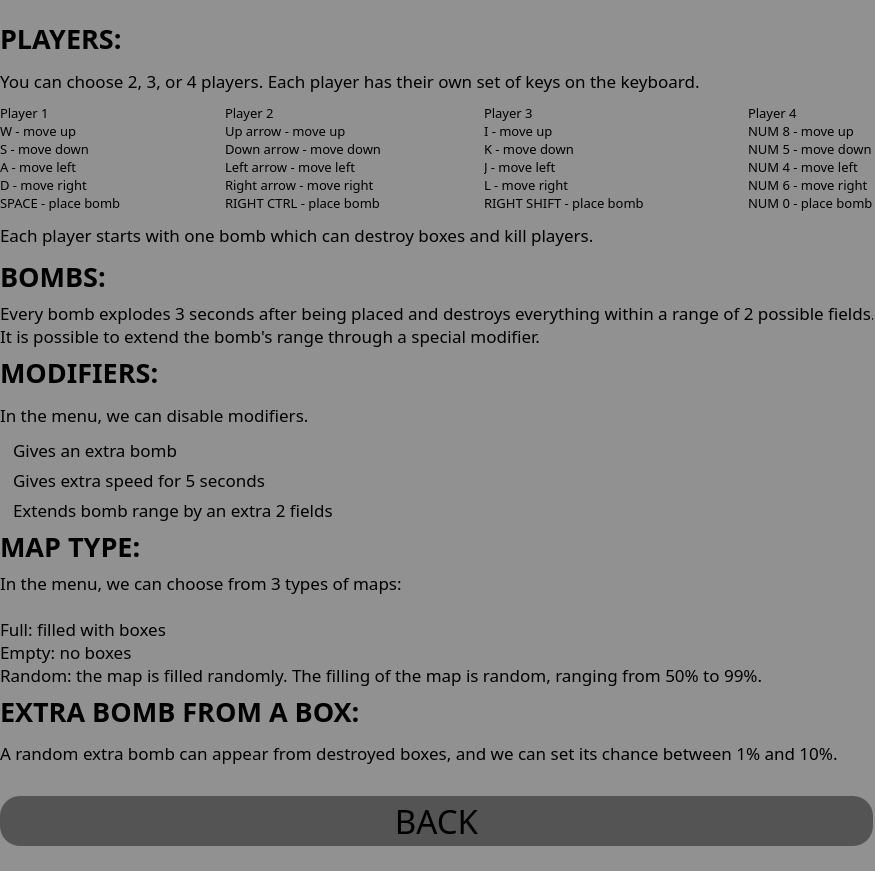
<?xml version="1.0" encoding="UTF-8"?>
<ui version="4.0">
 <class>MainWindow</class>
 <widget class="QMainWindow" name="MainWindow">
  <property name="geometry">
   <rect>
    <x>0</x>
    <y>0</y>
    <width>875</width>
    <height>871</height>
   </rect>
  </property>
  <property name="font">
   <font>
    <family>Impact</family>
   </font>
  </property>
  <property name="windowTitle">
   <string>Bomberman</string>
  </property>
  <property name="styleSheet">
   <string notr="true">background-color: #919191;</string>
  </property>
  <widget class="QWidget" name="centralwidget">
   <widget class="QWidget" name="layoutWidget">
    <property name="geometry">
     <rect>
      <x>0</x>
      <y>-20</y>
      <width>873</width>
      <height>886</height>
     </rect>
    </property>
    <layout class="QHBoxLayout" name="horizontalLayout_4">
     <item>
      <spacer name="horizontalSpacer_6">
       <property name="orientation">
        <enum>Qt::Horizontal</enum>
       </property>
       <property name="sizeHint" stdset="0">
        <size>
         <width>40</width>
         <height>20</height>
        </size>
       </property>
      </spacer>
     </item>
     <item>
      <layout class="QVBoxLayout" name="verticalLayout_2">
       <item>
        <spacer name="verticalSpacer">
         <property name="orientation">
          <enum>Qt::Vertical</enum>
         </property>
         <property name="sizeType">
          <enum>QSizePolicy::Fixed</enum>
         </property>
         <property name="sizeHint" stdset="0">
          <size>
           <width>20</width>
           <height>40</height>
          </size>
         </property>
        </spacer>
       </item>
       <item>
        <layout class="QVBoxLayout" name="verticalLayout">
         <item>
          <layout class="QHBoxLayout" name="horizontalLayout">
           <item>
            <widget class="QLabel" name="label">
             <property name="font">
              <font>
               <family>Impact</family>
               <pointsize>20</pointsize>
               <weight>75</weight>
               <bold>true</bold>
              </font>
             </property>
             <property name="text">
              <string>PLAYERS:</string>
             </property>
            </widget>
           </item>
           <item>
            <widget class="QLabel" name="label_2">
             <property name="text">
              <string/>
             </property>
             <property name="pixmap">
              <pixmap>../images/animations/yellow/walk-front1-yellow.png</pixmap>
             </property>
             <property name="alignment">
              <set>Qt::AlignCenter</set>
             </property>
            </widget>
           </item>
           <item>
            <widget class="QLabel" name="label_3">
             <property name="text">
              <string/>
             </property>
             <property name="pixmap">
              <pixmap>../images/animations/red/walk-front1-red.png</pixmap>
             </property>
             <property name="alignment">
              <set>Qt::AlignCenter</set>
             </property>
            </widget>
           </item>
           <item>
            <widget class="QLabel" name="label_4">
             <property name="text">
              <string/>
             </property>
             <property name="pixmap">
              <pixmap>../images/animations/blue/walk-front1-blue.png</pixmap>
             </property>
             <property name="alignment">
              <set>Qt::AlignCenter</set>
             </property>
            </widget>
           </item>
           <item>
            <widget class="QLabel" name="label_5">
             <property name="text">
              <string/>
             </property>
             <property name="pixmap">
              <pixmap>../images/animations/green/green-idle-front.png</pixmap>
             </property>
             <property name="alignment">
              <set>Qt::AlignCenter</set>
             </property>
            </widget>
           </item>
          </layout>
         </item>
         <item>
          <widget class="QLabel" name="label_6">
           <property name="font">
            <font>
             <family>Impact</family>
             <pointsize>13</pointsize>
            </font>
           </property>
           <property name="text">
            <string>You can choose 2, 3, or 4 players. Each player has their own set of keys on the keyboard.</string>
           </property>
          </widget>
         </item>
         <item>
          <layout class="QHBoxLayout" name="horizontalLayout_2">
           <item>
            <widget class="QLabel" name="label_7">
             <property name="font">
              <font>
               <family>Impact</family>
               <pointsize>10</pointsize>
              </font>
             </property>
             <property name="text">
              <string>Player 1
W - move up
S - move down
A - move left
D - move right
SPACE - place bomb</string>
             </property>
            </widget>
           </item>
           <item>
            <spacer name="horizontalSpacer">
             <property name="orientation">
              <enum>Qt::Horizontal</enum>
             </property>
             <property name="sizeHint" stdset="0">
              <size>
               <width>40</width>
               <height>20</height>
              </size>
             </property>
            </spacer>
           </item>
           <item>
            <widget class="QLabel" name="label_8">
             <property name="font">
              <font>
               <family>Impact</family>
               <pointsize>10</pointsize>
              </font>
             </property>
             <property name="text">
              <string>Player 2
Up arrow - move up
Down arrow - move down
Left arrow - move left
Right arrow - move right
RIGHT CTRL - place bomb</string>
             </property>
            </widget>
           </item>
           <item>
            <spacer name="horizontalSpacer_2">
             <property name="orientation">
              <enum>Qt::Horizontal</enum>
             </property>
             <property name="sizeHint" stdset="0">
              <size>
               <width>40</width>
               <height>20</height>
              </size>
             </property>
            </spacer>
           </item>
           <item>
            <widget class="QLabel" name="label_9">
             <property name="font">
              <font>
               <family>Impact</family>
               <pointsize>10</pointsize>
              </font>
             </property>
             <property name="text">
              <string>Player 3
I - move up
K - move down
J - move left
L - move right
RIGHT SHIFT - place bomb</string>
             </property>
            </widget>
           </item>
           <item>
            <spacer name="horizontalSpacer_3">
             <property name="orientation">
              <enum>Qt::Horizontal</enum>
             </property>
             <property name="sizeHint" stdset="0">
              <size>
               <width>40</width>
               <height>20</height>
              </size>
             </property>
            </spacer>
           </item>
           <item>
            <widget class="QLabel" name="label_10">
             <property name="font">
              <font>
               <family>Impact</family>
               <pointsize>10</pointsize>
              </font>
             </property>
             <property name="text">
              <string>Player 4
NUM 8 - move up
NUM 5 - move down
NUM 4 - move left
NUM 6 - move right
NUM 0 - place bomb</string>
             </property>
            </widget>
           </item>
          </layout>
         </item>
         <item>
          <widget class="QLabel" name="label_11">
           <property name="font">
            <font>
             <family>Impact</family>
             <pointsize>13</pointsize>
            </font>
           </property>
           <property name="text">
            <string>Each player starts with one bomb which can destroy boxes and kill players.</string>
           </property>
          </widget>
         </item>
         <item>
          <layout class="QHBoxLayout" name="horizontalLayout_3">
           <item>
            <widget class="QLabel" name="label_12">
             <property name="font">
              <font>
               <family>Impact</family>
               <pointsize>20</pointsize>
               <weight>75</weight>
               <bold>true</bold>
              </font>
             </property>
             <property name="text">
              <string>BOMBS:</string>
             </property>
            </widget>
           </item>
           <item>
            <widget class="QLabel" name="label_13">
             <property name="text">
              <string/>
             </property>
             <property name="pixmap">
              <pixmap>../images/gui/bomb.png</pixmap>
             </property>
             <property name="alignment">
              <set>Qt::AlignCenter</set>
             </property>
            </widget>
           </item>
           <item>
            <spacer name="horizontalSpacer_4">
             <property name="orientation">
              <enum>Qt::Horizontal</enum>
             </property>
             <property name="sizeHint" stdset="0">
              <size>
               <width>40</width>
               <height>20</height>
              </size>
             </property>
            </spacer>
           </item>
          </layout>
         </item>
         <item>
          <widget class="QLabel" name="label_14">
           <property name="font">
            <font>
             <family>Impact</family>
             <pointsize>13</pointsize>
            </font>
           </property>
           <property name="text">
            <string>Every bomb explodes 3 seconds after being placed and destroys everything within a range of 2 possible fields.
It is possible to extend the bomb's range through a special modifier.</string>
           </property>
          </widget>
         </item>
         <item>
          <widget class="QLabel" name="label_15">
           <property name="font">
            <font>
             <family>Impact</family>
             <pointsize>20</pointsize>
             <weight>75</weight>
             <bold>true</bold>
            </font>
           </property>
           <property name="text">
            <string>MODIFIERS:</string>
           </property>
          </widget>
         </item>
         <item>
          <widget class="QLabel" name="label_19">
           <property name="font">
            <font>
             <family>Impact</family>
             <pointsize>13</pointsize>
            </font>
           </property>
           <property name="text">
            <string>In the menu, we can disable modifiers.</string>
           </property>
          </widget>
         </item>
         <item>
          <layout class="QGridLayout" name="gridLayout">
           <item row="1" column="0">
            <widget class="QLabel" name="label_17">
             <property name="text">
              <string/>
             </property>
             <property name="pixmap">
              <pixmap>../images/gui/speed.png</pixmap>
             </property>
             <property name="alignment">
              <set>Qt::AlignCenter</set>
             </property>
            </widget>
           </item>
           <item row="2" column="1">
            <widget class="QLabel" name="label_22">
             <property name="font">
              <font>
               <family>Impact</family>
               <pointsize>13</pointsize>
              </font>
             </property>
             <property name="text">
              <string>Extends bomb range by an extra 2 fields</string>
             </property>
            </widget>
           </item>
           <item row="1" column="1">
            <widget class="QLabel" name="label_21">
             <property name="font">
              <font>
               <family>Impact</family>
               <pointsize>13</pointsize>
              </font>
             </property>
             <property name="text">
              <string>Gives extra speed for 5 seconds</string>
             </property>
            </widget>
           </item>
           <item row="0" column="0">
            <widget class="QLabel" name="label_16">
             <property name="text">
              <string/>
             </property>
             <property name="pixmap">
              <pixmap>../images/gui/bomb_2.png</pixmap>
             </property>
             <property name="alignment">
              <set>Qt::AlignCenter</set>
             </property>
            </widget>
           </item>
           <item row="2" column="0">
            <widget class="QLabel" name="label_18">
             <property name="text">
              <string/>
             </property>
             <property name="pixmap">
              <pixmap>../images/gui/fire.png</pixmap>
             </property>
             <property name="alignment">
              <set>Qt::AlignCenter</set>
             </property>
            </widget>
           </item>
           <item row="0" column="1">
            <widget class="QLabel" name="label_20">
             <property name="font">
              <font>
               <family>Impact</family>
               <pointsize>13</pointsize>
              </font>
             </property>
             <property name="text">
              <string>Gives an extra bomb</string>
             </property>
            </widget>
           </item>
           <item row="0" column="2">
            <spacer name="horizontalSpacer_5">
             <property name="orientation">
              <enum>Qt::Horizontal</enum>
             </property>
             <property name="sizeHint" stdset="0">
              <size>
               <width>40</width>
               <height>20</height>
              </size>
             </property>
            </spacer>
           </item>
          </layout>
         </item>
         <item>
          <widget class="QLabel" name="label_23">
           <property name="font">
            <font>
             <family>Impact</family>
             <pointsize>20</pointsize>
             <weight>75</weight>
             <bold>true</bold>
            </font>
           </property>
           <property name="text">
            <string>MAP TYPE:</string>
           </property>
          </widget>
         </item>
         <item>
          <widget class="QLabel" name="label_24">
           <property name="font">
            <font>
             <family>Impact</family>
             <pointsize>13</pointsize>
            </font>
           </property>
           <property name="text">
            <string>In the menu, we can choose from 3 types of maps:

Full: filled with boxes
Empty: no boxes
Random: the map is filled randomly. The filling of the map is random, ranging from 50% to 99%.</string>
           </property>
          </widget>
         </item>
         <item>
          <widget class="QLabel" name="label_25">
           <property name="font">
            <font>
             <family>Impact</family>
             <pointsize>20</pointsize>
             <weight>75</weight>
             <bold>true</bold>
            </font>
           </property>
           <property name="text">
            <string>EXTRA BOMB FROM A BOX:</string>
           </property>
          </widget>
         </item>
         <item>
          <widget class="QLabel" name="label_26">
           <property name="font">
            <font>
             <family>Impact</family>
             <pointsize>13</pointsize>
            </font>
           </property>
           <property name="text">
            <string>A random extra bomb can appear from destroyed boxes, and we can set its chance between 1% and 10%.</string>
           </property>
          </widget>
         </item>
        </layout>
       </item>
       <item>
        <spacer name="verticalSpacer_2">
         <property name="orientation">
          <enum>Qt::Vertical</enum>
         </property>
         <property name="sizeType">
          <enum>QSizePolicy::Fixed</enum>
         </property>
         <property name="sizeHint" stdset="0">
          <size>
           <width>20</width>
           <height>20</height>
          </size>
         </property>
        </spacer>
       </item>
       <item>
        <widget class="QPushButton" name="back_pushbutton">
         <property name="font">
          <font>
           <family>Impact</family>
           <pointsize>25</pointsize>
          </font>
         </property>
         <property name="styleSheet">
          <string notr="true">QPushButton {
    border-radius: 20px;
    background-color: #545454;
    padding: 2px;
}

QPushButton:hover {
    background-color: #6c6c6c; 
}

QPushButton:pressed {
    background-color: #3c3c3c;
}</string>
         </property>
         <property name="text">
          <string>BACK</string>
         </property>
        </widget>
       </item>
       <item>
        <spacer name="verticalSpacer_3">
         <property name="orientation">
          <enum>Qt::Vertical</enum>
         </property>
         <property name="sizeType">
          <enum>QSizePolicy::Fixed</enum>
         </property>
         <property name="sizeHint" stdset="0">
          <size>
           <width>20</width>
           <height>20</height>
          </size>
         </property>
        </spacer>
       </item>
      </layout>
     </item>
     <item>
      <spacer name="horizontalSpacer_7">
       <property name="orientation">
        <enum>Qt::Horizontal</enum>
       </property>
       <property name="sizeHint" stdset="0">
        <size>
         <width>40</width>
         <height>20</height>
        </size>
       </property>
      </spacer>
     </item>
    </layout>
   </widget>
  </widget>
  <widget class="QMenuBar" name="menubar">
   <property name="geometry">
    <rect>
     <x>0</x>
     <y>0</y>
     <width>875</width>
     <height>21</height>
    </rect>
   </property>
  </widget>
  <widget class="QStatusBar" name="statusbar"/>
 </widget>
 <resources/>
 <connections/>
</ui>
